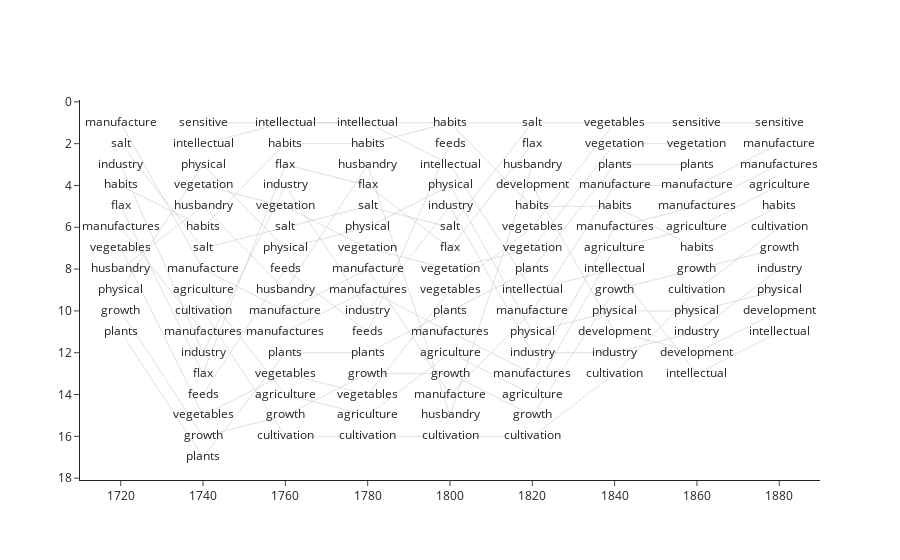

Notebook code for this chart:
### Code cell
fig1 = px.scatter(figdf_nbr, x='period', y='rank', text='neighbor',opacity=0)
fig2 = px.line(figdf_nbr, x='period', y='rank',line_group='neighbor')
fig2.update_traces(line=dict(color="silver", width=0.5))
fig3=go.Figure(data=fig2.data + fig1.data)
fig3.update_yaxes(autorange='reversed')
fig3

### Figure 1 — Plotly figure (JSON) as saved in the notebook; plotly's stock layout.template omitted (floating-point values rounded to 4 significant figures; data arrays with more than 128 entries replaced by an {"elided": "..."} marker saying what was removed)
{"data": [{"hovertemplate": "neighbor=manufacture<br>period=%{x}<br>rank=%{y}<extra></extra>", "legendgroup": "", "line": {"color": "silver", "dash": "solid", "width": 0.5}, "mode": "lines", "name": "", "orientation": "v", "showlegend": false, "type": "scatter", "x": [1720, 1740, 1760, 1780, 1800, 1820, 1840, 1860, 1880], "xaxis": "x", "y": [1, 8, 10, 8, 14, 10, 4, 4, 2], "yaxis": "y"}, {"hovertemplate": "neighbor=salt<br>period=%{x}<br>rank=%{y}<extra></extra>", "legendgroup": "", "line": {"color": "silver", "dash": "solid", "width": 0.5}, "mode": "lines", "name": "", "orientation": "v", "showlegend": false, "type": "scatter", "x": [1720, 1740, 1760, 1780, 1800, 1820], "xaxis": "x", "y": [2, 7, 6, 5, 6, 1], "yaxis": "y"}, {"hovertemplate": "neighbor=industry<br>period=%{x}<br>rank=%{y}<extra></extra>", "legendgroup": "", "line": {"color": "silver", "dash": "solid", "width": 0.5}, "mode": "lines", "name": "", "orientation": "v", "showlegend": false, "type": "scatter", "x": [1720, 1740, 1760, 1780, 1800, 1820, 1840, 1860, 1880], "xaxis": "x", "y": [3, 12, 4, 10, 5, 12, 12, 11, 8], "yaxis": "y"}, {"hovertemplate": "neighbor=habits<br>period=%{x}<br>rank=%{y}<extra></extra>", "legendgroup": "", "line": {"color": "silver", "dash": "solid", "width": 0.5}, "mode": "lines", "name": "", "orientation": "v", "showlegend": false, "type": "scatter", "x": [1720, 1740, 1760, 1780, 1800, 1820, 1840, 1860, 1880], "xaxis": "x", "y": [4, 6, 2, 2, 1, 5, 5, 7, 5], "yaxis": "y"}, {"hovertemplate": "neighbor=flax<br>period=%{x}<br>rank=%{y}<extra></extra>", "legendgroup": "", "line": {"color": "silver", "dash": "solid", "width": 0.5}, "mode": "lines", "name": "", "orientation": "v", "showlegend": false, "type": "scatter", "x": [1720, 1740, 1760, 1780, 1800, 1820], "xaxis": "x", "y": [5, 13, 3, 4, 7, 2], "yaxis": "y"}, {"hovertemplate": "neighbor=manufactures<br>period=%{x}<br>rank=%{y}<extra></extra>", "legendgroup": "", "line": {"color": "silver", "dash": "solid", "width": 0.5}, "mode": "lines", "name": "", "orientation": "v", "showlegend": false, "type": "scatter", "x": [1720, 1740, 1760, 1780, 1800, 1820, 1840, 1860, 1880], "xaxis": "x", "y": [6, 11, 11, 9, 11, 13, 6, 5, 3], "yaxis": "y"}, {"hovertemplate": "neighbor=vegetables<br>period=%{x}<br>rank=%{y}<extra></extra>", "legendgroup": "", "line": {"color": "silver", "dash": "solid", "width": 0.5}, "mode": "lines", "name": "", "orientation": "v", "showlegend": false, "type": "scatter", "x": [1720, 1740, 1760, 1780, 1800, 1820, 1840], "xaxis": "x", "y": [7, 15, 13, 14, 9, 6, 1], "yaxis": "y"}, {"hovertemplate": "neighbor=husbandry<br>period=%{x}<br>rank=%{y}<extra></extra>", "legendgroup": "", "line": {"color": "silver", "dash": "solid", "width": 0.5}, "mode": "lines", "name": "", "orientation": "v", "showlegend": false, "type": "scatter", "x": [1720, 1740, 1760, 1780, 1800, 1820], "xaxis": "x", "y": [8, 5, 9, 3, 15, 3], "yaxis": "y"}, {"hovertemplate": "neighbor=physical<br>period=%{x}<br>rank=%{y}<extra></extra>", "legendgroup": "", "line": {"color": "silver", "dash": "solid", "width": 0.5}, "mode": "lines", "name": "", "orientation": "v", "showlegend": false, "type": "scatter", "x": [1720, 1740, 1760, 1780, 1800, 1820, 1840, 1860, 1880], "xaxis": "x", "y": [9, 3, 7, 6, 4, 11, 10, 10, 9], "yaxis": "y"}, {"hovertemplate": "neighbor=growth<br>period=%{x}<br>rank=%{y}<extra></extra>", "legendgroup": "", "line": {"color": "silver", "dash": "solid", "width": 0.5}, "mode": "lines", "name": "", "orientation": "v", "showlegend": false, "type": "scatter", "x": [1720, 1740, 1760, 1780, 1800, 1820, 1840, 1860, 1880], "xaxis": "x", "y": [10, 16, 15, 13, 13, 15, 9, 8, 7], "yaxis": "y"}, {"hovertemplate": "neighbor=plants<br>period=%{x}<br>rank=%{y}<extra></extra>", "legendgroup": "", "line": {"color": "silver", "dash": "solid", "width": 0.5}, "mode": "lines", "name": "", "orientation": "v", "showlegend": false, "type": "scatter", "x": [1720, 1740, 1760, 1780, 1800, 1820, 1840, 1860], "xaxis": "x", "y": [11, 17, 12, 12, 10, 8, 3, 3], "yaxis": "y"}, {"hovertemplate": "neighbor=sensitive<br>period=%{x}<br>rank=%{y}<extra></extra>", "legendgroup": "", "line": {"color": "silver", "dash": "solid", "width": 0.5}, "mode": "lines", "name": "", "orientation": "v", "showlegend": false, "type": "scatter", "x": [1740, 1860, 1880], "xaxis": "x", "y": [1, 1, 1], "yaxis": "y"}, {"hovertemplate": "neighbor=intellectual<br>period=%{x}<br>rank=%{y}<extra></extra>", "legendgroup": "", "line": {"color": "silver", "dash": "solid", "width": 0.5}, "mode": "lines", "name": "", "orientation": "v", "showlegend": false, "type": "scatter", "x": [1740, 1760, 1780, 1800, 1820, 1840, 1860, 1880], "xaxis": "x", "y": [2, 1, 1, 3, 9, 8, 13, 11], "yaxis": "y"}, {"hovertemplate": "neighbor=vegetation<br>period=%{x}<br>rank=%{y}<extra></extra>", "legendgroup": "", "line": {"color": "silver", "dash": "solid", "width": 0.5}, "mode": "lines", "name": "", "orientation": "v", "showlegend": false, "type": "scatter", "x": [1740, 1760, 1780, 1800, 1820, 1840, 1860], "xaxis": "x", "y": [4, 5, 7, 8, 7, 2, 2], "yaxis": "y"}, {"hovertemplate": "neighbor=agriculture<br>period=%{x}<br>rank=%{y}<extra></extra>", "legendgroup": "", "line": {"color": "silver", "dash": "solid", "width": 0.5}, "mode": "lines", "name": "", "orientation": "v", "showlegend": false, "type": "scatter", "x": [1740, 1760, 1780, 1800, 1820, 1840, 1860, 1880], "xaxis": "x", "y": [9, 14, 15, 12, 14, 7, 6, 4], "yaxis": "y"}, {"hovertemplate": "neighbor=cultivation<br>period=%{x}<br>rank=%{y}<extra></extra>", "legendgroup": "", "line": {"color": "silver", "dash": "solid", "width": 0.5}, "mode": "lines", "name": "", "orientation": "v", "showlegend": false, "type": "scatter", "x": [1740, 1760, 1780, 1800, 1820, 1840, 1860, 1880], "xaxis": "x", "y": [10, 16, 16, 16, 16, 13, 9, 6], "yaxis": "y"}, {"hovertemplate": "neighbor=feeds<br>period=%{x}<br>rank=%{y}<extra></extra>", "legendgroup": "", "line": {"color": "silver", "dash": "solid", "width": 0.5}, "mode": "lines", "name": "", "orientation": "v", "showlegend": false, "type": "scatter", "x": [1740, 1760, 1780, 1800], "xaxis": "x", "y": [14, 8, 11, 2], "yaxis": "y"}, {"hovertemplate": "neighbor=development<br>period=%{x}<br>rank=%{y}<extra></extra>", "legendgroup": "", "line": {"color": "silver", "dash": "solid", "width": 0.5}, "mode": "lines", "name": "", "orientation": "v", "showlegend": false, "type": "scatter", "x": [1820, 1840, 1860, 1880], "xaxis": "x", "y": [4, 11, 12, 10], "yaxis": "y"}, {"hovertemplate": "period=%{x}<br>rank=%{y}<br>neighbor=%{text}<extra></extra>", "legendgroup": "", "marker": {"color": "#1F77B4", "opacity": 0, "symbol": "circle"}, "mode": "markers+text", "name": "", "orientation": "v", "showlegend": false, "text": {"elided": "129 str values"}, "type": "scatter", "x": {"elided": "129 int values"}, "xaxis": "x", "y": {"elided": "129 int values"}, "yaxis": "y"}], "layout": {"yaxis": {"autorange": "reversed"}}}
